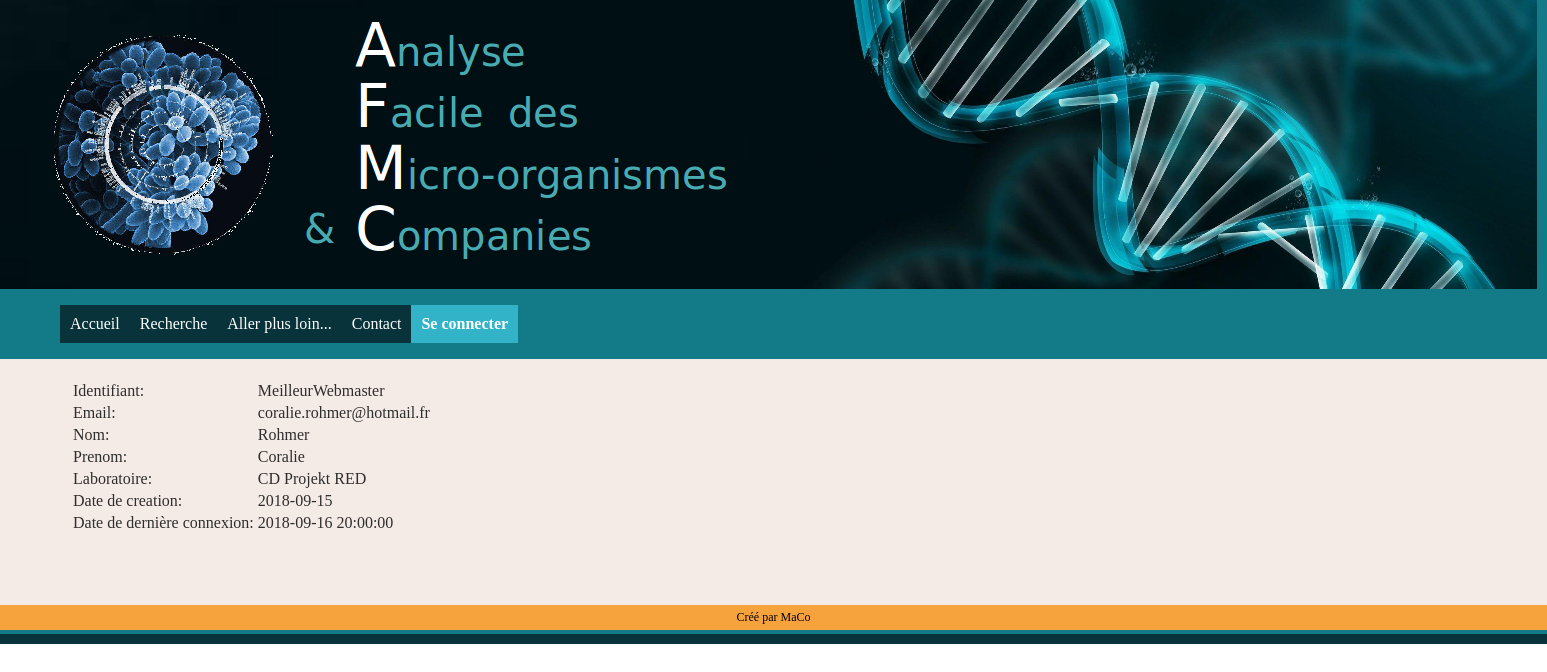
Page /user/UserSheet.php?id=1 on the committed database.
### tables this page shows
CREATE TABLE IF NOT EXISTS User (
	idUser INT UNSIGNED NOT NULL AUTO_INCREMENT,
	alias VARCHAR(100),
	mdp VARCHAR(100) not null,
	email VARCHAR(100) not null,
	civilite varchar(4),
	nom VARCHAR(50),
	prenom VARCHAR(50),
	nomLabo VARCHAR(100),
	dateDeCreation DATE,
	dateDerniereCo DATETIME,

	PRIMARY KEY (idUser)
);

### user/UserSheet.php (the view, shortened to what this page needs)
<!DOCTYPE html>
<html lang="fr">
  <head>
    <link rel="stylesheet" type="text/css" href="../AFMC.css">
  </head>
  <body>
	<?php include("../Title2.php"); ?>
	<?php include("../Menu.php"); ?>
	<div id="conteneur">
		<section>
		<?php
			if (isset($_GET['id']) && $_GET['id']){
				$id=$_GET['id'];
				include("../DatabaseConnection.php");
				$answer = $bdd->prepare('SELECT alias,email,nom,prenom,nomLabo,dateDeCreation,dateDerniereCo FROM User WHERE idUser = ?');
				$answer->execute(array($id));
				echo "<TABLE>";
				while ($data = $answer->fetch())
				{
		            echo '<TR><TD>'.'Identifiant: '.'</TD><TD>'.$data['alias'].'</TD></TR>'.
		            '<TR><TD>'.'Email:  '.'</TD><TD>'.$data['email'].'</TD></TR>'.
		            '<TR><TD>'.'Nom: '.'</TD><TD>'.$data['nom'].'</TD></TR>'.
		            '<TR><TD>'.'Prenom: '.'</TD><TD>'.$data['prenom'].'</TD></TR>'.
		            '<TR><TD>'.'Laboratoire: '.'</TD><TD>'.$data['nomLabo'].'</TD></TR>'.
		            '<TR><TD>'.'Date de creation: '.'</TD><TD>'.$data['dateDeCreation'].'</TD></TR>'.
		            '<TR><TD>'.'Date de dernière connexion: '.'</TD><TD>'.$data['dateDerniereCo'].'</TD></TR>';
				}
				echo "</TABLE>";
			}
			 ?>
        </section>
	</div>
	<?php include("../Footer.php"); ?>
  </body>
</html>

### AFMC.css (style rules this page uses)
:root { --NEUTRAL_COLOR: rgb(92,97,101); --COLD_COLOR1: rgb(19,123,135); --COLD_COLOR2: rgb(50,179,200); --WARM_COLOR: rgb(246,163,61); }
html { height: 100%; }
body { min-height: 100%; margin: 0; padding: 0; }
#conteneur { background-color: rgb(244,235,230) ; display: flex; flex-wrap:nowrap; height: 100%; }
section { text-align: justify; width: 800px; border: 0; border-radius: 30px; margin: 70px; color:rgb(46,46,46); margin-top:20px; }

### rows in the picture
user: alias "MeilleurWebmaster", email "coralie.rohmer@hotmail.fr", nom "Rohmer", prenom "Coralie", nomLabo "CD Projekt RED", dateDeCreation "2018-09-15", dateDerniereCo "2018-09-16 20:00:00"
